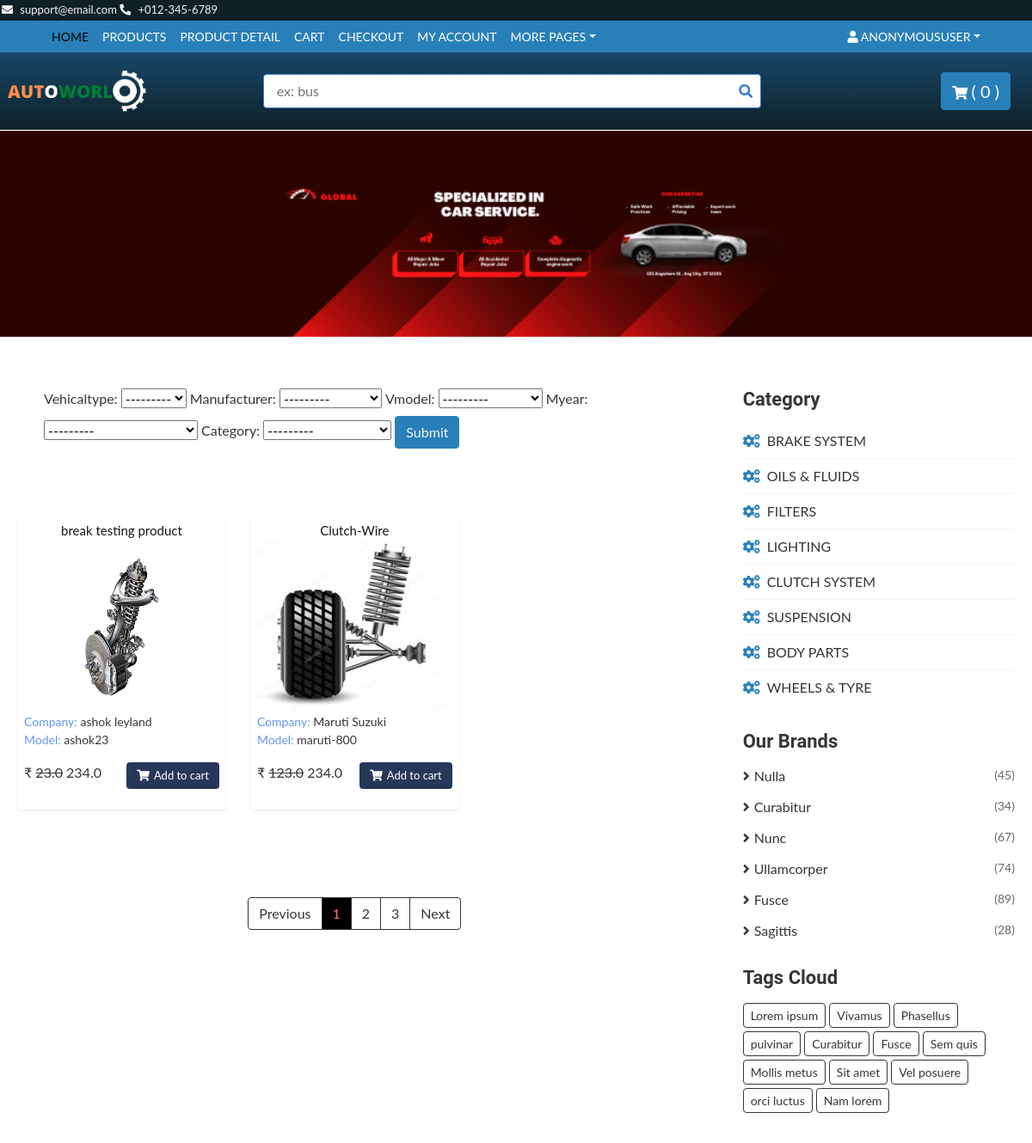
/products/ (upper part), run on an earlier commit of the app's database.
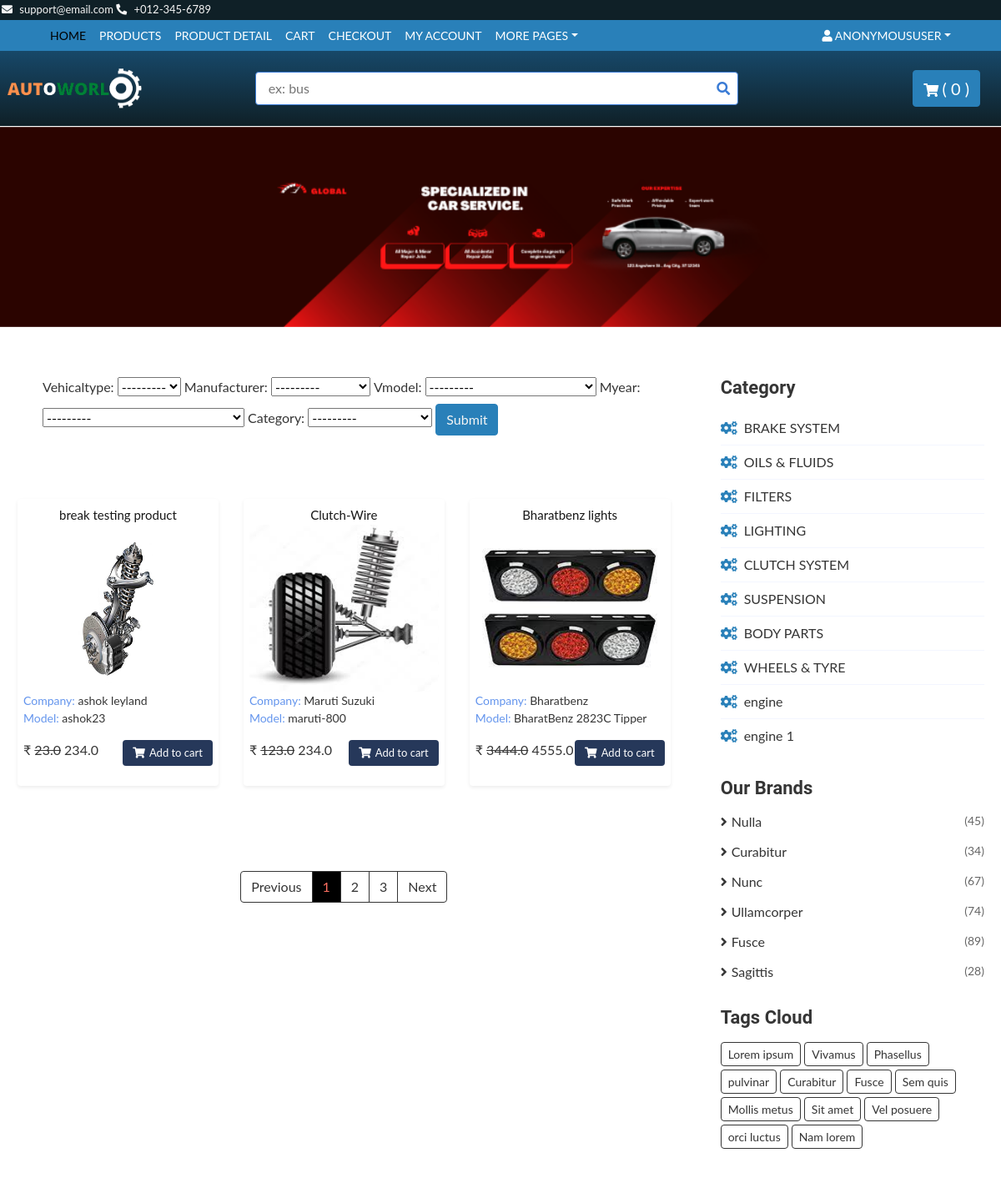
And on a later commit of the database.
### base/models.py (models this page shows, shortened)
class Product(models.Model):
    vehicaltype=models.ForeignKey(TypeOfVehicle, blank=False, on_delete=models.RESTRICT)
    manufacturer=models.ForeignKey(Manufacturer, blank=False, on_delete=models.RESTRICT)
    vmodel=models.ForeignKey(CarModel, blank=False, on_delete=models.RESTRICT)
    myear=models.ForeignKey(Year, on_delete=models.RESTRICT)
    brand=models.CharField(max_length=200, blank=True, null=True )
    category=models.ForeignKey(Category, on_delete=models.RESTRICT)
    title=models.CharField(max_length=255, help_text=('required'))
    desc=models.TextField(blank=True, null=True, verbose_name=('desciptions'))
    regular_price=models.DecimalField(max_digits=6, decimal_places=1)
    descount_price=models.DecimalField(max_digits=6, decimal_places=1, blank=True )
    is_active=models.BooleanField(default=True)
    slug=models.SlugField(blank=True, null=True)
    def __str__(self):
        return str(self.title)

class ProductImage(models.Model):
    product=models.ForeignKey(Product, on_delete=models.CASCADE, related_name="product_image")
    image=models.ImageField(
        verbose_name='image',
        help_text="upload a product image",
        upload_to="images/",
        null=True,
        blank=True,
    )
    is_feature=models.BooleanField(default=False)
    created_at=models.DateTimeField(auto_now=True)

class Manufacturer(models.Model):
    name_of_Manufacturer=models.CharField(max_length=200, unique=True, blank=False)
    vehicaltype=models.ForeignKey(TypeOfVehicle, on_delete=models.RESTRICT)
    slug=models.SlugField(blank=True, null=True)
    def __str__(self):
        return str(self.name_of_Manufacturer)

class CarModel(models.Model):
    manufacturer = models.ForeignKey(Manufacturer, on_delete=models.RESTRICT)
    model_name=models.CharField(max_length=200, blank=False, unique=True)
    slug=models.SlugField(blank=True, null=True)
    def __str__(self):
        return str(self.model_name)

class Category(MPTTModel):
    name=models.CharField(max_length=245, unique=True)
    slug=models.SlugField(max_length=255, unique=True)
    image=models.ImageField(
        verbose_name='category image',
        help_text="upload a category image",
        upload_to="images/",
        null=True,
        blank=True,
    )
    parent=TreeForeignKey('self', on_delete=models.CASCADE, null=True, blank=True, related_name="children")
    is_active=models.BooleanField(default=True)
    class MPTTMeta:
        order_insertion_by=['name']
    def __str__(self):
        return str(self.name)

### base/views.py (the view, shortened to what this page needs)
# urls.py: path('products/', views.products, name="products"),
def products(request):
    if request.user.is_authenticated:
        customer = request.user.customer
        cartItems= nav(HttpRequest, customer)
    else:
        cartItems=0
    pro=Product.objects.prefetch_related("product_image").all()
    myFilter=ProductFilter(request.GET, queryset=pro)
    pro=myFilter.qs
    cateories = Category.objects.all()
    context={'product':pro, 'myFilter':myFilter,'cartItems':cartItems,'cateories':cateories}
    print(context)
    q = request.GET.get('q')
    if request.GET.get('q') == None:
        products=Product.objects.prefetch_related("product_image").all()
    return render(request, 'products.html', context)

### base/models.py (called while the page is built)
    def __str__(self):
        return str(self.type_of)

    def __str__(self):
        return str(self.Year)+str(self.carmodel)

### templates/products.html (shortened to what the changed rows need)
{% extends 'base.html' %}
{% load static %}
{% block content %}
<div class="product-view">
    <div class="container-fluid">
        <div class="row">
            <div class="col-lg-8">
                <div class="row">
                    <div class="col-md-12">
                        <div class="product-view-top">
                            <div class="row">
                                <div class="col-md-12">
                            <form  method="get">
                                <div class="form-group">
                                {{ myFilter.form }}
                                </div>
                            </form>
                                </div>
                            </div>
                        </div>
                    </div>
                    {% for p in product %}
                    <div class="col-md-4">
                        <div class=" shadow-sm bg-white rounded product-item">
                            <div class="product-title">
                                <a href="#">{{p}}</a>
                            </div>
                            {% for image in p.product_image.all %}
                            {% if image.is_feature %}
                            <div class="product-image">
                                <a href="{% url 'product' pk=p.id %}">
                                    <img src="{{ image.image.url }}" alt="Product Image" height="200px" width="50px">
                                </a>
                            </div>
                            {% endif %}
                            {% endfor %}
                            <div>
                                <p style="font-size: 14px; "><span style="color: cornflowerblue;">Company: </span>{{p.manufacturer}}
                                    <br>
                                <span style="color: cornflowerblue;">Model: </span>{{p.vmodel}}</p>
                            </div>
                            <div class="product-price">
                                <span>&#8377</span>{% if p.descount_price %}
                                <del> {{p.descount_price}}</del>
                                    {% endif %}
                                    {{p.regular_price}}
                                    <button data-product="{{p.id}}" data-action="add" class="btn update-cart">
                                        <i class="fa fa-shopping-cart"></i>Add to cart
                                    </button>
                            </div>
                            <br>
                        </div>
                    </div>
                    {% endfor %}
                </div>
                <br>
                <br>
                <br>
            </div>
            <div class="col-lg-4 sidebar">
                <div class="sidebar-widget category">
                    <h2 class="title">Category</h2>
                    <nav class="navbar bg-light">
                        <ul class="navbar-nav">
                            {% for cateorie in cateories%}
                            <li class="nav-item">
                                <a class="nav-link" href="{% url 'category' slug=cateorie.slug %}"><i class="fas fa-cogs" style="color:#2980B9"></i>{{cateorie}}</a>
                            </li>
                            {% endfor %}
                        </ul>
                    </nav>
                </div>
                <div class="sidebar-widget brands">
                    <h2 class="title">Our Brands</h2>
                </div>
                <div class="sidebar-widget tag">
                    <h2 class="title">Tags Cloud</h2>
                </div>
            </div>
        </div>
    </div>
</div>
{% endblock content %}

What changed in the data, as far as the page shows it:
added Product: title "Bharatbenz lights", manufacturer "Bharatbenz", vmodel "BharatBenz 2823C Tipper", descount_price "3444.0", regular_price "4555.0"
added ProductImage: image (picture), shown under "Bharatbenz lights"
added Category: name "engine"
added Category: name "engine 1"
